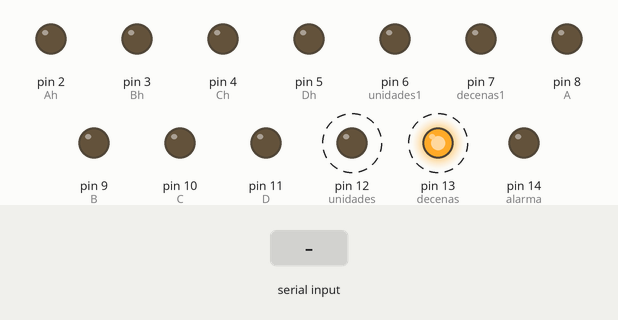
Recording of a sketch running on a simulated Arduino Uno, built with avr-gcc and run on an emulated ATmega328P. On the bench: output pins drawn as LEDs (lit = HIGH). Dashed ring = blinking. The inputs (shaded band) are chosen by the test bench. What the sketch prints to the serial monitor is not drawn.

Above: at 1.5 s.
1.6 s: "0\n" received over Serial
At 3.09 s:
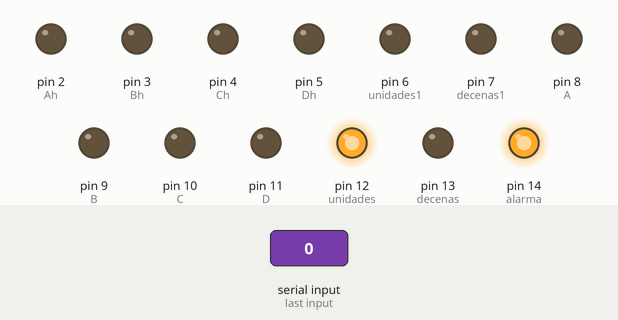
At 3.69 s:
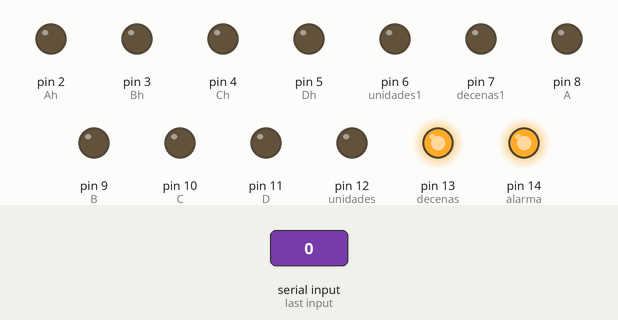
4.6 s: "90,45\n" received over Serial
At 6.09 s:
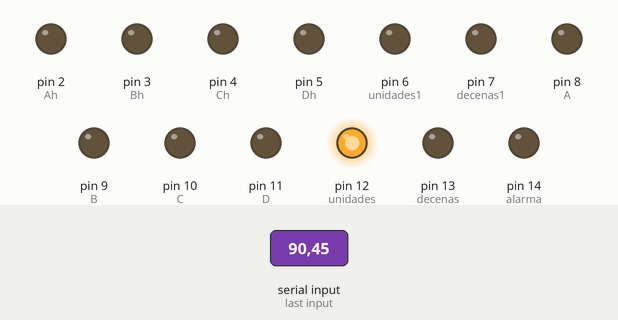
Timing chart, 0 to 27.3 s (numbered marks = the images above; inputs shaded):
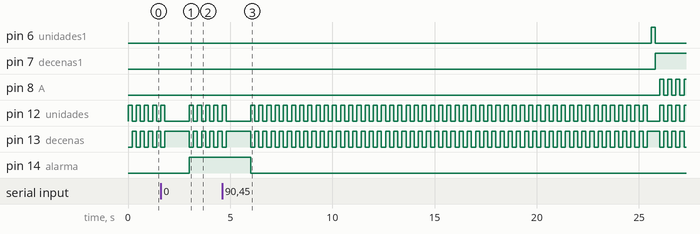

Measured:
- after the input at 1.6 s, pin 14 (alarma): LOW → HIGH after 1.4 s
- after the input at 4.6 s, pin 7 (decenas1): LOW → HIGH after 21.2 s instead of 20.2 s; pin 14 (alarma): HIGH → LOW after 1.4 s instead of 20.8 s

The sketch:

DEBER6_ALARMA.ino
```cpp
const int A=8; //decodificador
const int B=9; //decodificador
const int C=10; //decodificador
const int D=11; //decodificador
const int Ah=2; //decodificador
const int Bh=3; //decodificador
const int Ch=4; //decodificador
const int Dh=5; //decodificador
const int alarma =14;

const int unidades=12;
const int decenas=13;
const int unidades1=6;
const int decenas1=7;
int uni=0;
int dec=0;
int uni1=0;
int dec1=0;
int minutos=0;
int segundos=0;
int horas=0;
int on=0;
String dato;
int valor;
int alm=1;
int alh=0;

void setup() {
  pinMode(alarma,OUTPUT);
  pinMode(A,OUTPUT);
  pinMode(B,OUTPUT);
  pinMode(C,OUTPUT);
  pinMode(D,OUTPUT);
  pinMode(unidades,OUTPUT);
  pinMode(decenas,OUTPUT);
  pinMode(Ah,OUTPUT);
  pinMode(Bh,OUTPUT);
  pinMode(Ch,OUTPUT);
  pinMode(Dh,OUTPUT);
  pinMode(unidades1,OUTPUT);
  pinMode(decenas1,OUTPUT);
  Serial.begin(9600);
  Serial.println("Ingrese la hora de alarma(MM-HH): ");

}

void loop() {
  if(segundos<59)
    segundos++;
    else {
      segundos=0;
      if(minutos<59){
        minutos++;
        if(minutos<10)
          uni=minutos;
          else{
            dec=minutos/10;
            uni=minutos-dec*10;
            }
       }
       else{
        dec=0;
        minutos=0;
        if(horas<23){
          horas++;
          if(horas<10)
            uni1=horas;
            else{
              dec1=horas/10;
              uni1=horas-dec1*10;
              }
          }
          else{
            dec1=0;
            horas=0;
            }
       }
         digitalWrite(unidades1,HIGH);
         digitalWrite(decenas1,LOW);
         contador1(uni1);
         delay(200);
         digitalWrite(unidades1,LOW);
         digitalWrite(decenas1,HIGH);
         contador1(dec1);
         delay(200);

    }
    digitalWrite(unidades,HIGH);
    digitalWrite(decenas,LOW);
    contador(uni);
    delay(200);
    digitalWrite(unidades,LOW);
    digitalWrite(decenas,HIGH);
    contador(dec);
    delay(200);

  if(Serial.available()>0){
    switch(on){
      case 0:
        dato=Serial.readString();
        valor=dato.toInt();
        alm=valor;
        on++;
      break;
       case 1:
         dato=Serial.readString();
         valor=dato.toInt();
         alh=valor;
         on=0;
       break;
      }
   }
   activacion();

}

void activacion(){
    if(horas==alh && minutos==alm){
        digitalWrite(alarma,HIGH);
     }
     else {
        digitalWrite(alarma,LOW);
      }
}

void contador (int i){
  switch(i){
    case 0:
          digitalWrite(A,LOW);
          digitalWrite(B,LOW);
          digitalWrite(C,LOW);
          digitalWrite(D,LOW);
        break;
        case 1:
          digitalWrite(A,HIGH);
          digitalWrite(B,LOW);
          digitalWrite(C,LOW);
          digitalWrite(D,LOW);
        break;
        case 2:
          digitalWrite(A,LOW);
          digitalWrite(B,HIGH);
          digitalWrite(C,LOW);
          digitalWrite(D,LOW);
        break;
        case 3:
          digitalWrite(A,HIGH);
          digitalWrite(B,HIGH);
          digitalWrite(C,LOW);
          digitalWrite(D,LOW);
        break;
        case 4:
          digitalWrite(A,LOW);
          digitalWrite(B,LOW);
          digitalWrite(C,HIGH);
          digitalWrite(D,LOW);
        break;
        case 5:
          digitalWrite(A,HIGH);
          digitalWrite(B,LOW);
          digitalWrite(C,HIGH);
          digitalWrite(D,LOW);
        break;
        case 6:
          digitalWrite(A,LOW);
          digitalWrite(B,HIGH);
          digitalWrite(C,HIGH);
          digitalWrite(D,LOW);
        break;
        case 7:
          digitalWrite(A,HIGH);
          digitalWrite(B,HIGH);
          digitalWrite(C,HIGH);
          digitalWrite(D,LOW);
        break;
        case 8:
          digitalWrite(A,LOW);
          digitalWrite(B,LOW);
          digitalWrite(C,LOW);
          digitalWrite(D,HIGH);
        break;
        case 9:
          digitalWrite(A,HIGH);
          digitalWrite(B,LOW);
          digitalWrite(C,LOW);
          digitalWrite(D,HIGH);
        break;
}

}

void contador1 (int j){
  switch(j){
    case 0:
          digitalWrite(Ah,LOW);
          digitalWrite(Bh,LOW);
          digitalWrite(Ch,LOW);
          digitalWrite(Dh,LOW);
        break;
        case 1:
          digitalWrite(Ah,HIGH);
          digitalWrite(Bh,LOW);
          digitalWrite(Ch,LOW);
          digitalWrite(Dh,LOW);
        break;
        case 2:
          digitalWrite(Ah,LOW);
          digitalWrite(Bh,HIGH);
          digitalWrite(Ch,LOW);
          digitalWrite(Dh,LOW);
        break;
        case 3:
          digitalWrite(Ah,HIGH);
          digitalWrite(Bh,HIGH);
          digitalWrite(Ch,LOW);
          digitalWrite(Dh,LOW);
        break;
        case 4:
          digitalWrite(Ah,LOW);
          digitalWrite(Bh,LOW);
          digitalWrite(Ch,HIGH);
          digitalWrite(Dh,LOW);
        break;
        case 5:
          digitalWrite(Ah,HIGH);
          digitalWrite(Bh,LOW);
          digitalWrite(Ch,HIGH);
          digitalWrite(Dh,LOW);
        break;
        case 6:
          digitalWrite(Ah,LOW);
          digitalWrite(Bh,HIGH);
          digitalWrite(Ch,HIGH);
          digitalWrite(Dh,LOW);
        break;
        case 7:
          digitalWrite(Ah,HIGH);
          digitalWrite(Bh,HIGH);
          digitalWrite(Ch,HIGH);
          digitalWrite(Dh,LOW);
        break;
        case 8:
          digitalWrite(Ah,LOW);
          digitalWrite(Bh,LOW);
          digitalWrite(Ch,LOW);
          digitalWrite(Dh,HIGH);
        break;
        case 9:
          digitalWrite(Ah,HIGH);
          digitalWrite(Bh,LOW);
          digitalWrite(Ch,LOW);
          digitalWrite(Dh,HIGH);
        break;
}

}
```
